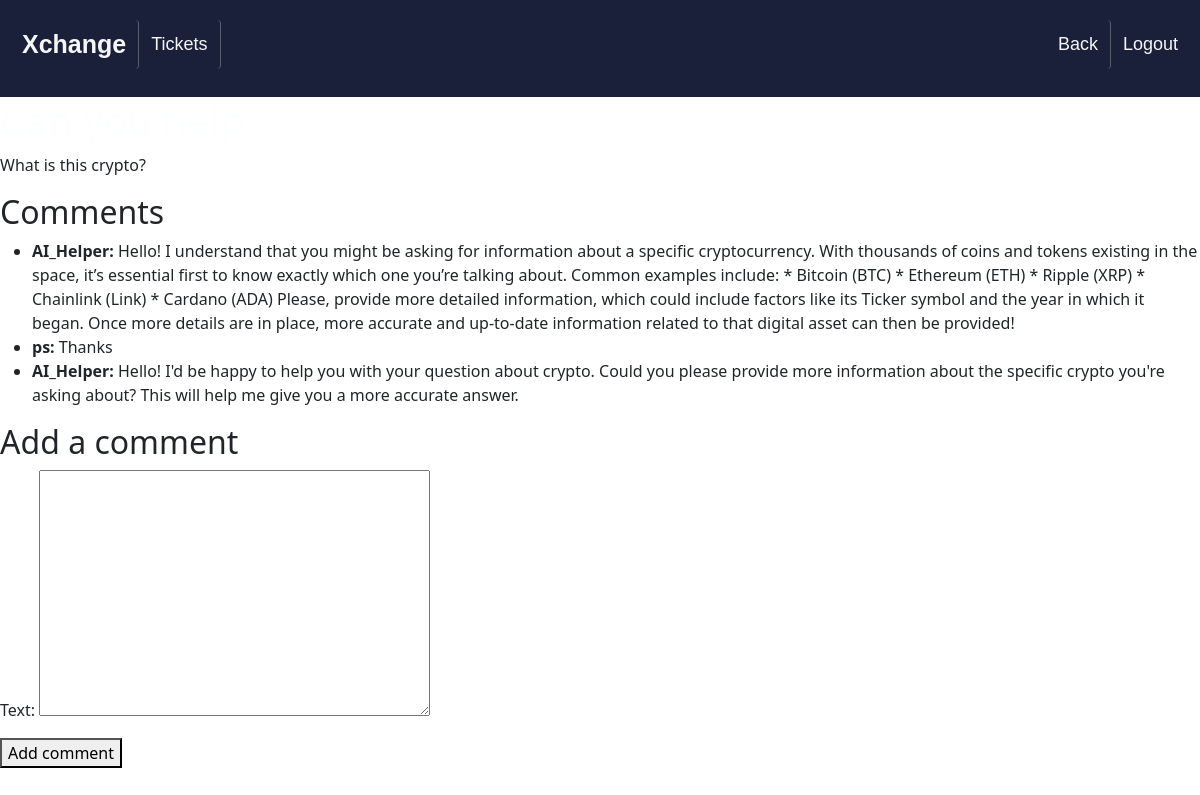
Page /support/ticket/1/ (signed in) on the committed database.
### support/models.py (models this page shows, shortened)
class Ticket(models.Model):
    title = models.CharField(max_length=255)
    description = models.TextField()
    created_at = models.DateTimeField(auto_now_add=True)
    user = models.ForeignKey(User, on_delete=models.CASCADE)
    status = models.CharField(max_length=20, choices=[
        ('open', 'Open'),
        ('in_progress', 'In Progress'),
        ('closed', 'Closed')
    ])

class Comment(models.Model):
    is_ai = models.BooleanField(default=False)
    ticket = models.ForeignKey(Ticket, on_delete=models.CASCADE, related_name='comments')
    user = models.ForeignKey(User, on_delete=models.CASCADE)
    text = models.TextField()
    created_at = models.DateTimeField(auto_now_add=True)
    is_ai = models.BooleanField(default=False)  # New field

### support/views.py (the view)
# urls.py: path('support/ticket/<int:pk>/', views.ticket_detail, name='ticket_detail'),
def ticket_detail(request, pk):
    ticket = get_object_or_404(Ticket, pk=pk)
    if request.method == 'POST':
        comment_form = CommentForm(request.POST)
        if comment_form.is_valid():
            comment = comment_form.save(commit=False)
            comment.ticket = ticket
            comment.user = request.user
            comment.save()
            generate_ai_response(ticket)  # Trigger AI response
            return redirect('ticket_detail', pk=ticket.pk)
    else:
        comment_form = CommentForm()
    return render(request, 'support/ticket_detail.html', {'ticket': ticket, 'comment_form': comment_form})

### support/forms.py
class CommentForm(forms.ModelForm):
    class Meta:
        model = Comment
        fields = ('text',)
        exclude = ('user',)

### templates/support/ticket_detail.html (shortened to what this page needs)
{% block content %}
{% load socialaccount %}
<!DOCTYPE html>
<html lang="en">
<head>
    <link rel="stylesheet" href="https://cdn.jsdelivr.net/npm/bootstrap@5.3.0/dist/css/bootstrap.min.css">
    <link rel="stylesheet" href="https://cdnjs.cloudflare.com/ajax/libs/font-awesome/4.7.0/css/font-awesome.min.css">
</head>
<body>
    <div class="background-container">
        <header>
            <div class="header">
                <a href="/" class="logo">Xchange</a>
                <a class="h1">Tickets </a>
                <div class="header-right">
                    {% if user.is_authenticated %}
                        <a href="/support">Back</a>
                        <a href="{% url 'logout_view' %}">Logout</a>
                    {% else %}
                        <a href="{% provider_login_url 'google'%}?next=/">Login/Register with Google</a>
                    {% endif %}
                </div>
            </div>
        </header>
  <h1>{{ ticket.title }}</h1>
  <p>{{ ticket.description }}</p>
  <h2>Comments</h2>
  <ul>
    {% for comment in ticket.comments.all %}
      <li>
        <strong>{{ comment.user.username }}:</strong> {{ comment.text }}
      </li>
    {% empty %}
      <li>No comments yet.</li>
    {% endfor %}
  </ul>
  <h2>Add a comment</h2>
  <form method="post">
    {{ comment_form.as_p }}
    <button type="submit">Add comment</button>
  </form>
{% endblock %}

### templates/support/ticket_detail.html (style rules this page uses)
body { margin: 0; padding: 0; overflow: hidden; }
.background-container { background-size: cover; background-position: center; background-repeat: no-repeat; height: 100vh; overflow-y: auto; }
h1 { color: #fcfeff; text-align: left; }
.header { font-family: 'Montserrat', sans-serif; overflow: hidden; background-color: #1a2039; padding: 20px 10px; }
.header a { float: left; color: #f6f6f7; text-align: center; padding: 12px; text-decoration: none; font-size: 18px; line-height: 25px; border-radius: 4px; transition: background-color 0.3s, color 0.3s; }
.header a:not(:last-child) { border-right: 1px solid #57606f; }
.header a.logo { font-size: 25px; font-weight: bold; }
.header-right { float: right; }
body { margin: 0; }

### rows in the picture
Ticket: description "What is this crypto?"
Comment: user.username "AI_Helper", text "Hello! I understand that you might be asking for information about a specific cryptocurrency. With thousands of coins and tokens existing in the space, it’s essential first to know exactly which one you’re talking about. Common examples include: * Bitcoin (BTC) * Ethereum (ETH) * Ripple (XRP) * Chainlink (Link) * Cardano (ADA) Please, provide more detailed information, which could include factors like its Ticker symbol and the year in which it began. Once more details are in place, more accurate and up-to-date information related to that digital asset can then be provided!"
Comment: user.username "ps", text "Thanks"
Comment: user.username "AI_Helper", text "Hello! I'd be happy to help you with your question about crypto. Could you please provide more information about the specific crypto you're asking about? This will help me give you a more accurate answer."
